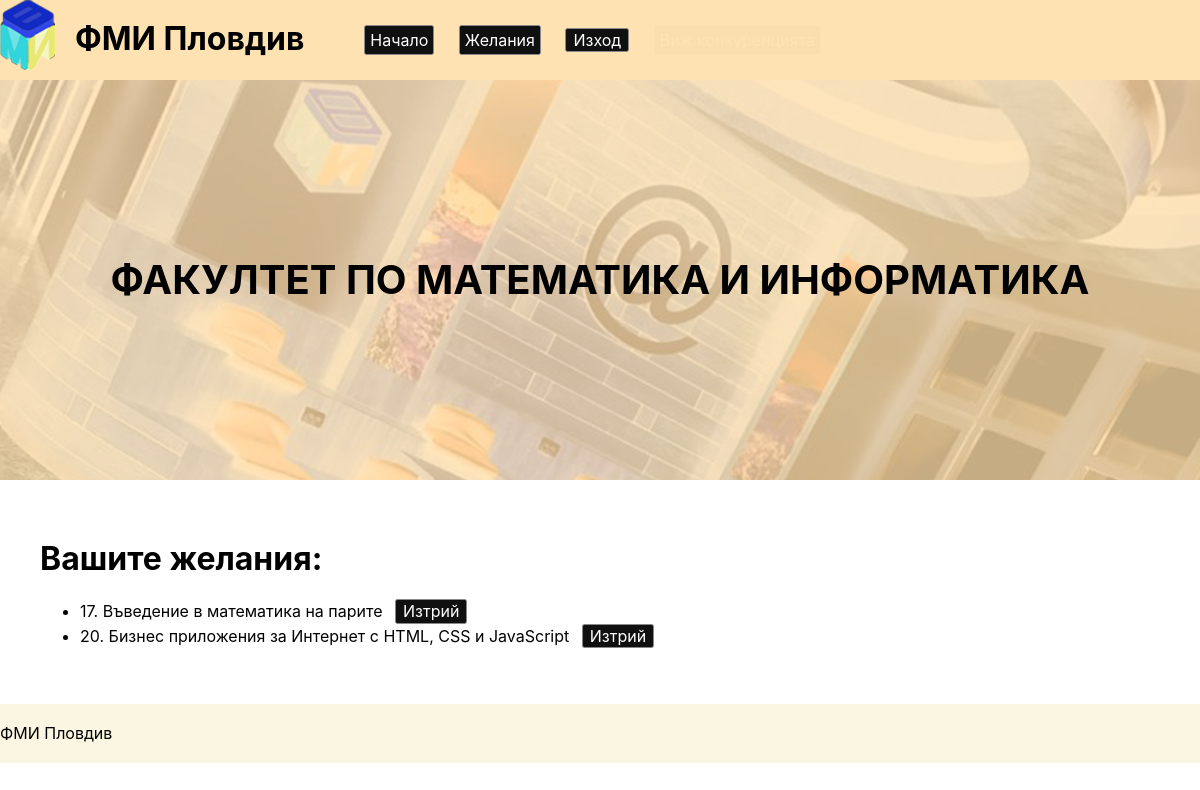
/index.php (signed in), run on the app's committed database.
### tables this page shows
CREATE TABLE `jelaniq` (
  `id` int(11) NOT NULL,
  `user_id` int(11) NOT NULL,
  `izbiraema_id` int(11) NOT NULL,
  `jelanie` int(11) NOT NULL
);

CREATE TABLE `izbiraemi` (
  `id` int(11) NOT NULL,
  `name` varchar(256) NOT NULL,
  `teacher` varchar(256) NOT NULL
);

### src/utils.php (called while the page is built)
<?php
    if (isset($_SESSION['facultyNumber'])) {
        $isLoggedIn = true;
    } else {
        $isLoggedIn = false;
    }
?>

### src/index.php (the view, shortened to what this page needs)
<!DOCTYPE html>
<html lang="en">
<head>
    <?php include "head.php"; ?>
    <?php include_once "utils.php"; ?>
</head>
<body>
    <?php include "top.php"; ?>
    <?php include "cta_image.php"; ?>
    <main class="main">
    <?php
        if ($isLoggedIn) {
            include "db.php";
            $facultyNumber = $_SESSION['facultyNumber'];
            $sql = "
SELECT
    j.id,
	jelanie,
    name
FROM users u
JOIN jelaniq j ON j.user_id = u.id
JOIN izbiraemi i ON i.id = j.izbiraema_id
WHERE u.facultyNumber = '$facultyNumber'
ORDER BY jelanie";
            $result = $mysql->query($sql);
            if($result->num_rows == 0) {
    ?>
    <h1>Няма записани желания</h1>
    <a class="login-button" href="izberi.php">Изберете желания</a>
    <?php
            } else {
    ?>
    <h1>Вашите желания:</h1>
    <ul>
    <?php
            while($row = $result->fetch_assoc()) {
                $jelanie = $row['jelanie'];
                $id = $row['id'];
                $name = $row['name'];
                echo "<li> $jelanie. $name <form style='display: inline-block;' action='delete.php?id=$id   ' method='POST'><button style='margin-left: 8px;' type='submit'>Изтрий</button></li>";
            }
    ?>
    </ul>
    <?php } } else { ?>
        <a class="login-button" href="./login.php">Вход</a>
        <a class="login-button" href="./register.php">Регистрация</a>
        <?php } ?>
    </main>
        <?php include "footer.php"; ?>
</body>
</html>

### src/styles/style.css (style rules this page uses)
body { font-family: -apple-system, BlinkMacSystemFont, "Segoe UI", Roboto, Oxygen, Ubuntu, Cantarell, "Open Sans", "Helvetica Neue", sans-serif; filter: invert(1); color: #ffffff; }
.main { margin: 20px; padding: 20px; }

### data on the page
jelaniq: jelanie "17", izbiraema.name "Въведение в математика на парите"
jelaniq: jelanie "20", izbiraema.name "Бизнес приложения за Интернет с HTML, CSS и JavaScript"
